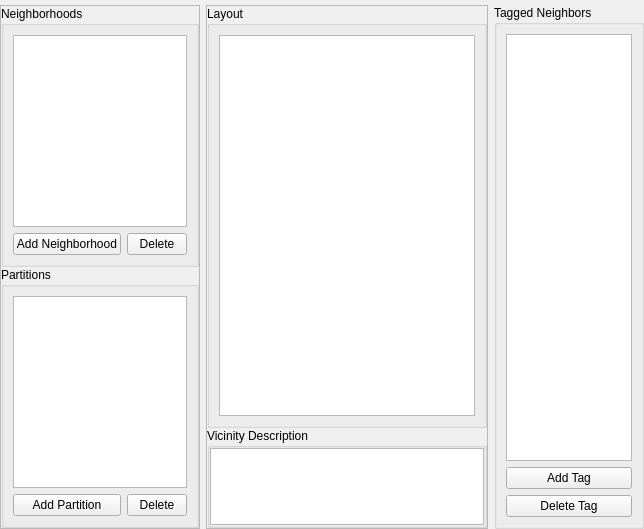
      <widget class="QWidget" name="tab_vicinities">
       <attribute name="title">
        <string>Vicinities (Neighborhood/ Partition)</string>
       </attribute>
       <attribute name="toolTip">
        <string>&lt;html&gt;&lt;head/&gt;&lt;body&gt;&lt;p&gt;Group the different neighborhoods used by the Update Rules, as well as different partitions (userful to block CAs)&lt;/p&gt;&lt;/body&gt;&lt;/html&gt;</string>
       </attribute>
       <layout class="QHBoxLayout" name="horizontalLayout">
        <property name="leftMargin">
         <number>0</number>
        </property>
        <property name="topMargin">
         <number>5</number>
        </property>
        <property name="rightMargin">
         <number>0</number>
        </property>
        <property name="bottomMargin">
         <number>0</number>
        </property>
        <item>
         <widget class="QFrame" name="fr_vicinities_items">
          <property name="minimumSize">
           <size>
            <width>200</width>
            <height>0</height>
           </size>
          </property>
          <property name="maximumSize">
           <size>
            <width>200</width>
            <height>16777215</height>
           </size>
          </property>
          <property name="frameShape">
           <enum>QFrame::StyledPanel</enum>
          </property>
          <property name="frameShadow">
           <enum>QFrame::Raised</enum>
          </property>
          <layout class="QVBoxLayout" name="verticalLayout_5">
           <property name="spacing">
            <number>0</number>
           </property>
           <property name="leftMargin">
            <number>0</number>
           </property>
           <property name="topMargin">
            <number>0</number>
           </property>
           <property name="rightMargin">
            <number>0</number>
           </property>
           <property name="bottomMargin">
            <number>0</number>
           </property>
           <item>
            <widget class="QGroupBox" name="gb_neighborhoods">
             <property name="title">
              <string>Neighborhoods</string>
             </property>
             <layout class="QGridLayout" name="gridLayout_12">
              <item row="0" column="0" colspan="2">
               <widget class="QListWidget" name="lw_neighborhoods"/>
              </item>
              <item row="1" column="0">
               <widget class="QPushButton" name="pb_add_neighborhood">
                <property name="sizePolicy">
                 <sizepolicy hsizetype="Minimum" vsizetype="Fixed">
                  <horstretch>0</horstretch>
                  <verstretch>0</verstretch>
                 </sizepolicy>
                </property>
                <property name="text">
                 <string>Add Neighborhood</string>
                </property>
               </widget>
              </item>
              <item row="1" column="1">
               <widget class="QPushButton" name="pb_delete_neighborhood">
                <property name="sizePolicy">
                 <sizepolicy hsizetype="Fixed" vsizetype="Fixed">
                  <horstretch>0</horstretch>
                  <verstretch>0</verstretch>
                 </sizepolicy>
                </property>
                <property name="maximumSize">
                 <size>
                  <width>60</width>
                  <height>16777215</height>
                 </size>
                </property>
                <property name="text">
                 <string>Delete</string>
                </property>
               </widget>
              </item>
             </layout>
            </widget>
           </item>
           <item>
            <widget class="QGroupBox" name="gb_partitions">
             <property name="title">
              <string>Partitions</string>
             </property>
             <layout class="QGridLayout" name="gridLayout_11">
              <item row="0" column="0" colspan="2">
               <widget class="QListWidget" name="lw_partitions"/>
              </item>
              <item row="1" column="0">
               <widget class="QPushButton" name="pb_add_partition">
                <property name="text">
                 <string>Add Partition</string>
                </property>
               </widget>
              </item>
              <item row="1" column="1">
               <widget class="QPushButton" name="pb_delete_partition">
                <property name="sizePolicy">
                 <sizepolicy hsizetype="Maximum" vsizetype="Fixed">
                  <horstretch>0</horstretch>
                  <verstretch>0</verstretch>
                 </sizepolicy>
                </property>
                <property name="maximumSize">
                 <size>
                  <width>60</width>
                  <height>16777215</height>
                 </size>
                </property>
                <property name="text">
                 <string>Delete</string>
                </property>
               </widget>
              </item>
             </layout>
            </widget>
           </item>
          </layout>
         </widget>
        </item>
        <item>
         <widget class="QFrame" name="fr_vicinitie_view">
          <property name="frameShape">
           <enum>QFrame::StyledPanel</enum>
          </property>
          <property name="frameShadow">
           <enum>QFrame::Raised</enum>
          </property>
          <layout class="QVBoxLayout" name="verticalLayout_6">
           <property name="spacing">
            <number>0</number>
           </property>
           <property name="leftMargin">
            <number>0</number>
           </property>
           <property name="topMargin">
            <number>0</number>
           </property>
           <property name="rightMargin">
            <number>0</number>
           </property>
           <property name="bottomMargin">
            <number>0</number>
           </property>
           <item>
            <widget class="QGroupBox" name="gb_vicinity_layout">
             <property name="minimumSize">
              <size>
               <width>200</width>
               <height>0</height>
              </size>
             </property>
             <property name="title">
              <string>Layout</string>
             </property>
             <layout class="QGridLayout" name="gridLayout_17">
              <item row="0" column="0">
               <widget class="QGraphicsView" name="vicinity_layout"/>
              </item>
             </layout>
            </widget>
           </item>
           <item>
            <widget class="QGroupBox" name="gb_vicinity_description">
             <property name="minimumSize">
              <size>
               <width>0</width>
               <height>100</height>
              </size>
             </property>
             <property name="maximumSize">
              <size>
               <width>16777215</width>
               <height>100</height>
              </size>
             </property>
             <property name="title">
              <string>Vicinity Description</string>
             </property>
             <layout class="QGridLayout" name="gridLayout_13">
              <property name="leftMargin">
               <number>0</number>
              </property>
              <property name="topMargin">
               <number>0</number>
              </property>
              <property name="rightMargin">
               <number>0</number>
              </property>
              <property name="bottomMargin">
               <number>0</number>
              </property>
              <item row="0" column="0">
               <widget class="QPlainTextEdit" name="txt_vicinity_description"/>
              </item>
             </layout>
            </widget>
           </item>
          </layout>
         </widget>
        </item>
        <item>
         <widget class="QGroupBox" name="gb_tagged_neighborhood">
          <property name="minimumSize">
           <size>
            <width>150</width>
            <height>0</height>
           </size>
          </property>
          <property name="maximumSize">
           <size>
            <width>150</width>
            <height>16777215</height>
           </size>
          </property>
          <property name="title">
           <string>Tagged Neighbors</string>
          </property>
          <layout class="QVBoxLayout" name="verticalLayout_7">
           <item>
            <widget class="QListWidget" name="lw_tagged_neighbors"/>
           </item>
           <item>
            <widget class="QPushButton" name="pb_add_tag">
             <property name="sizePolicy">
              <sizepolicy hsizetype="MinimumExpanding" vsizetype="Fixed">
               <horstretch>0</horstretch>
               <verstretch>0</verstretch>
              </sizepolicy>
             </property>
             <property name="text">
              <string>Add Tag</string>
             </property>
            </widget>
           </item>
           <item>
            <widget class="QPushButton" name="pb_delete_tag">
             <property name="sizePolicy">
              <sizepolicy hsizetype="Minimum" vsizetype="Fixed">
               <horstretch>0</horstretch>
               <verstretch>0</verstretch>
              </sizepolicy>
             </property>
             <property name="text">
              <string>Delete Tag</string>
             </property>
            </widget>
           </item>
          </layout>
         </widget>
        </item>
       </layout>
      </widget>
